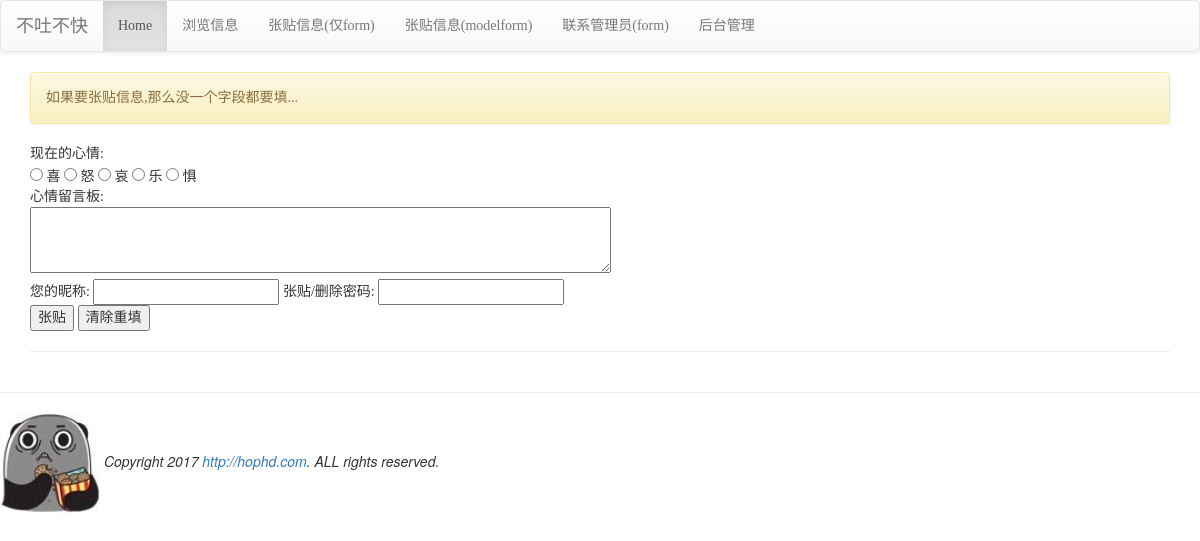
Page /post/ on the committed database.
### mysite/models.py (models this page shows, shortened)
class Mood(models.Model):
    status = models.CharField(max_length=10,null=False)

### mysite/views.py (the view)
# urls.py: url(r'^post/$',views.posting),
def posting(request):
    template = get_template('posting.html')
    moods = models.Mood.objects.all()
    message = '如果要张贴信息,那么没一个字段都要填...'
    request_context = RequestContext(request)
    request_context.push(locals())
    html = template.render(request_context)
    return HttpResponse(html)

### templates/posting.html (shortened to what this page needs)
{% extends "base.html" %}
{% block content %}
<div class='container'>
{% if message %}
  <div class='alert alert-warning'>{{ message}}</div>
{% endif %}
<form name='my form' action='.' method='POST'>
现在的心情:<br/>
{% for m in moods %}
<input type='radio' name='mood' value= '{{ m.status}}'> {{m.status}}
{% endfor %}
<br/>
心情留言板:<br/>
<textarea name='user_post' rows=3 cols=70></textarea><br/>
<lable for='user_id'>您的昵称:</label>
<input id='user_id' type=text name='user_id'>
<lable for='user_pass'>张贴/删除密码:</lable>
<input id='user_pass' type=password name='user_pass'><br/>
<input type='submit' value='张贴'>
<input type='reset' value='清除重填'><br/>
<hr>
</form>
</div>
{% endblock %}

### templates/base.html (style rules this page uses)
h1,h2,h3,h4,h5,p,div { font-family: 微软雅黑 }

### rows in the picture
Mood: status "喜"
Mood: status "怒"
Mood: status "哀"
Mood: status "乐"
Mood: status "惧"

### other values in the picture
{{ message }} "如果要张贴信息,那么没一个字段都要填..."
